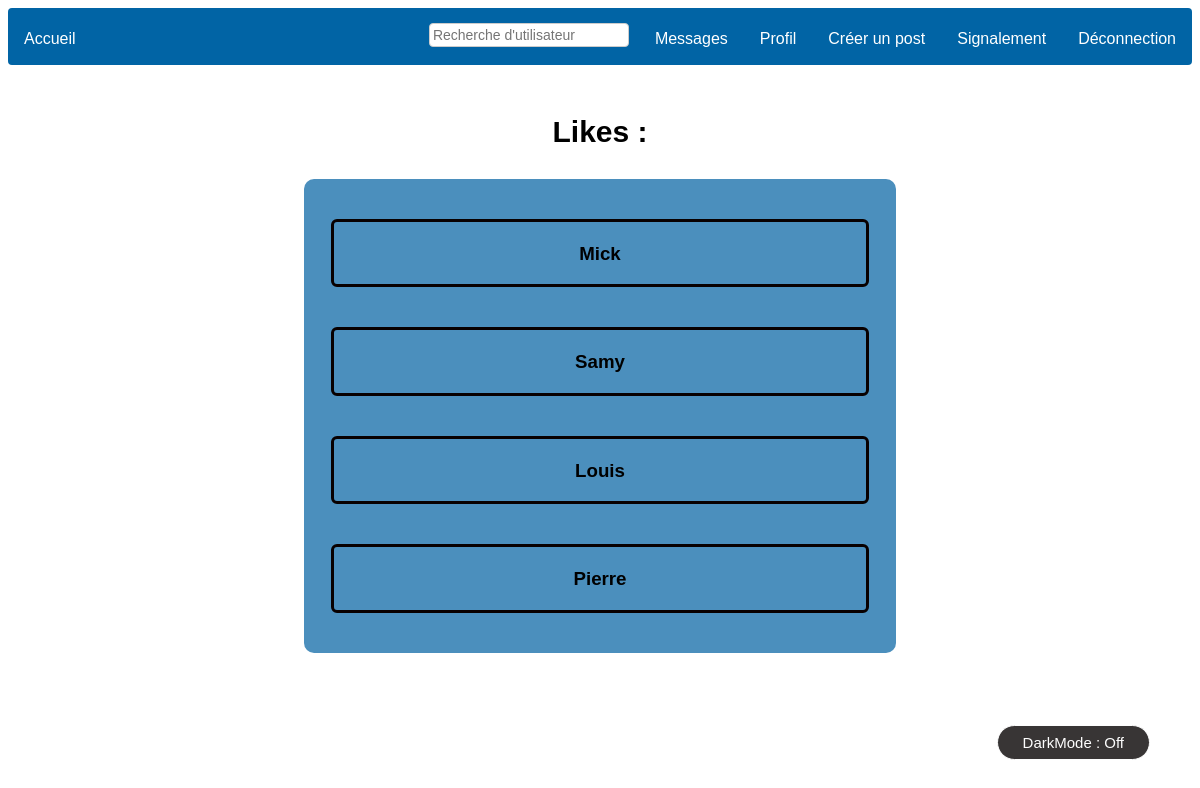
The app's page /WEBSITE/list_likes.php?id_post=2 (signed in) with its own data.
### tables this page shows
CREATE TABLE `likes` (
  `id` int(11) NOT NULL,
  `id_user` int(11) NOT NULL,
  `id_post` int(11) NOT NULL
);

CREATE TABLE `users` (
  `id` int(11) NOT NULL,
  `pseudo` varchar(100) NOT NULL,
  `email` varchar(100) NOT NULL,
  `mot_de_passe` varchar(100) NOT NULL,
  `admin` tinyint(1) NOT NULL,
  `private` tinyint(1) NOT NULL,
  `bio` text DEFAULT NULL
);

### WEBSITE/list_likes.php (the view, shortened to what this page needs)
<?php
$bdd = new PDO('mysql:host=127.0.0.1;dbname=database', 'root', '');
include('menu.php');
if ($_GET["id_post"]) {
	$id_post = htmlspecialchars_decode($_GET["id_post"]);
	$sth = $bdd->prepare("SELECT * FROM likes WHERE id_post=?");
	$sth->execute(array($id_post));
	$size = $sth->rowCount();
	echo "<div class=\"header\"><h2>Likes :</h2></div>";
	echo "<ul class=\"posts\">";
	if ($size == 0) {
		echo "<li class=\"post\"><h3>Aucune like<h3></li>";
	} else {
		while ($p = $sth->fetch()) {
			$user = $bdd->prepare("SELECT * FROM users WHERE id=?");
			$user->execute(array($p['id_user']));
			$user = $user->fetch();
			echo "<a style=\"text-decoration: none;\" href=\"profile.php?profile=" . $user['pseudo'] . "\"><li class=\"post\"><h3>" . $user['pseudo'] . "</h3></li>";
		}
	}
	echo "</ul>";
	include('darkmode.php');
}

### WEBSITE/CSS/style.css (style rules this page uses)
body { text-align: center; font-family: Arial, sans-serif; }
a:not([id="scrollUp"]) { color: black; }
ul[class="posts"] { list-style-type: none; margin: auto; margin-top: 30px; margin-bottom: 30px; padding: 0; overflow: hidden; background-color: #4b8fbd; width: 50%; border-radius: 10px; line-height: 25px; text-align: center; }
li[class="post"] { font-family: Arial, sans-serif; margin: auto; padding: 0; line-height: 25px; text-align: center; border: 3px solid rgb(8, 0, 0); width: 90%; margin-top: 40px; margin-bottom: 40px; border-radius: 6px; overflow: hidden; word-wrap: break-word; }
div[class="header"] { margin-top: 50px; font-size: 20px; font-family: Arial, sans-serif; }

### records on screen
likes: id_user.pseudo "Mick"
likes: id_user.pseudo "Samy"
likes: id_user.pseudo "Louis"
likes: id_user.pseudo "Pierre"
